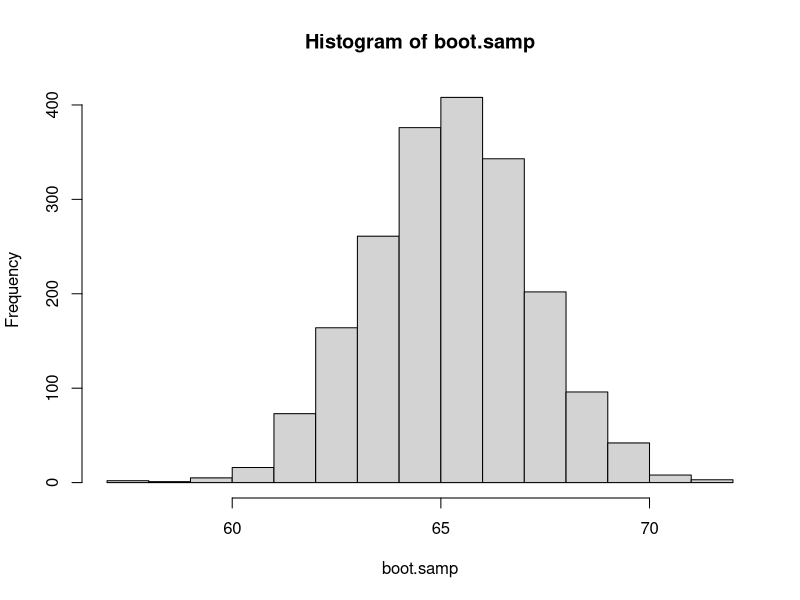

This figure's R source:
# The data:
x <- c(82, 63, 83, 67, 80, 92, 72, 33, 68, 61, 81, 73, 73, 55, 25, 37, 70, 59, 80, 85, 51, 39, 48, 72, 69, 64, 60, 67, 61, 60, 78, 64, 60, 45, 114, 70, 48, 57, 89, 60, 47, 69, 58, 102, 46, 48, 86, 65, 54, 39, 60, 83, 48, 96, 43, 66, 55, 76, 44, 74, 85, 73, 73, 76, 103, 60, 73, 38, 72, 62, 66, 56, 29, 79, 56, 64, 63, 69, 88, 58, 128, 56, 57, 19, 37, 60, 100, 57, 60, 36, 117, 32, 79, 77, 73, 63, 45, 75, 87, 46 
) 
n <- length(x) # Sample size

# Approximate sampling distribution of the mean via the bootstrap:
B <- 2000
boot.samp <- sapply(1:B, function(xx){mean(sample(x, size = n, replace = T))})
hist(boot.samp)
boot.samp 

# a. Boostrap estimate of the mean:
k <- mean(boot.samp)

# b. Bootstrap estimate of the standard error of the mean
sd(boot.samp)

# c. Two-sided 99% CI for the mean mass via the bootstrap:
conf <- 0.95
a    <- 1 - conf
quantile(boot.samp, probs=c(a/2, 1-a/2))

# One-sided lower bound 99% CI for the mean mass via the bootstrap. 
conf <- 0.95
a    <- 1 - conf
quantile(boot.samp, probs=c(a))

# One-sided upper bound 99% CI for the mean mass via the bootstrap. 
conf <- 0.90
a    <- 1 - conf
quantile(boot.samp, probs=c(1 - a))


t.test(x, alternative = "less", mu=100, conf.level = 0.95)
